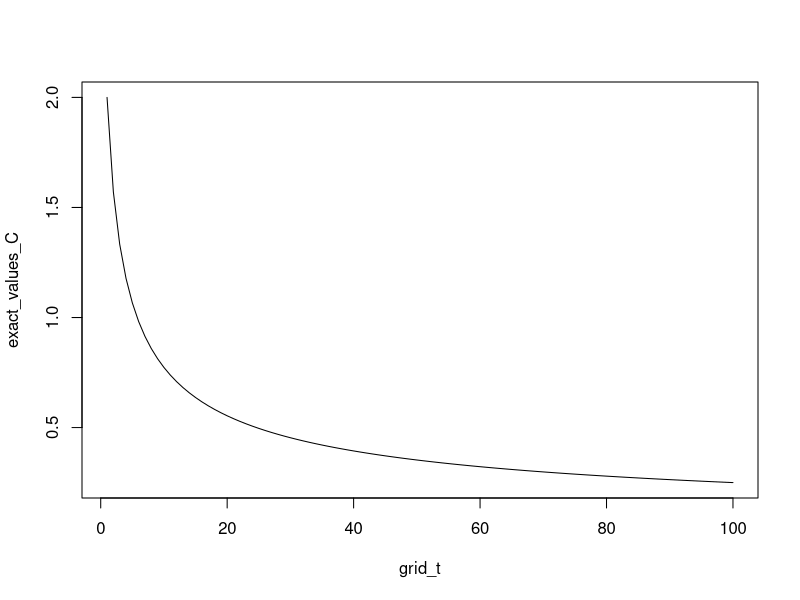
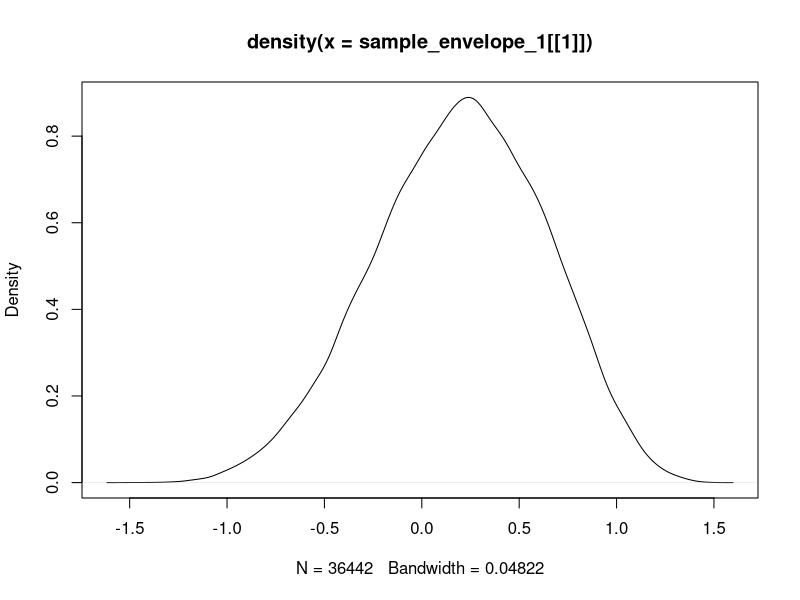
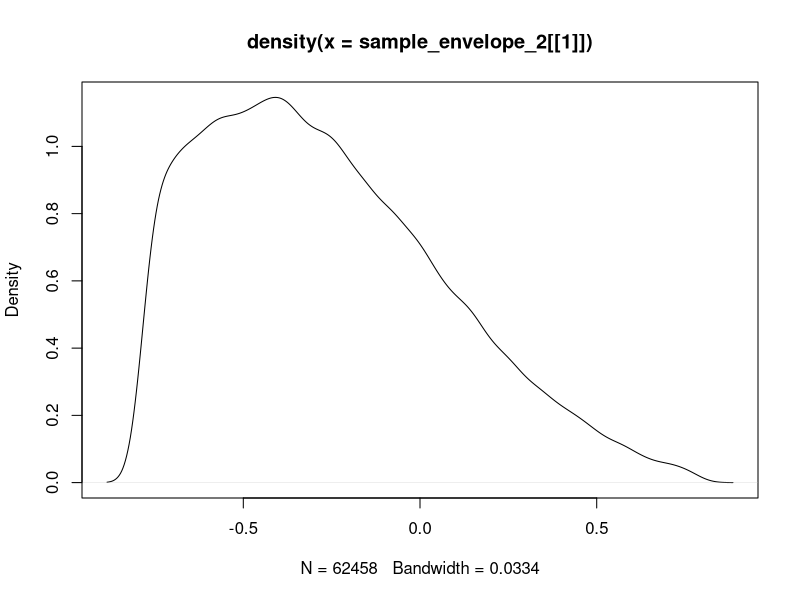
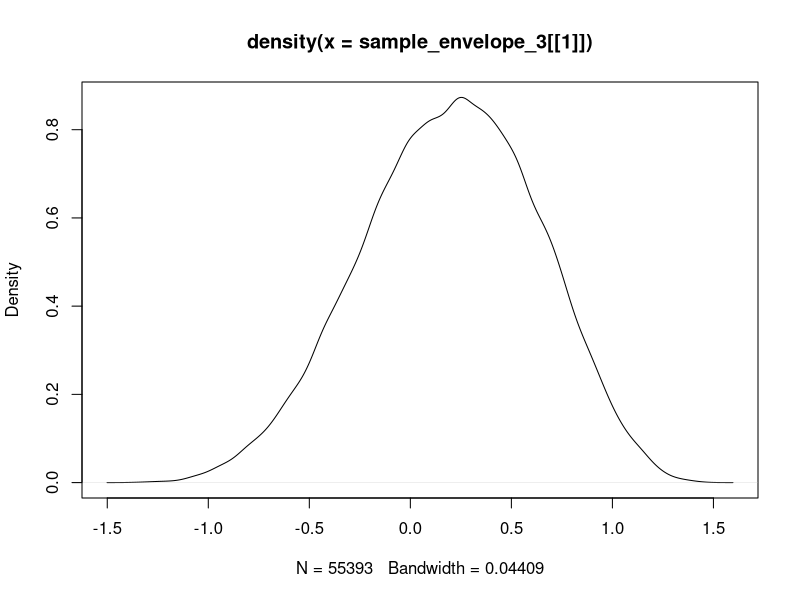
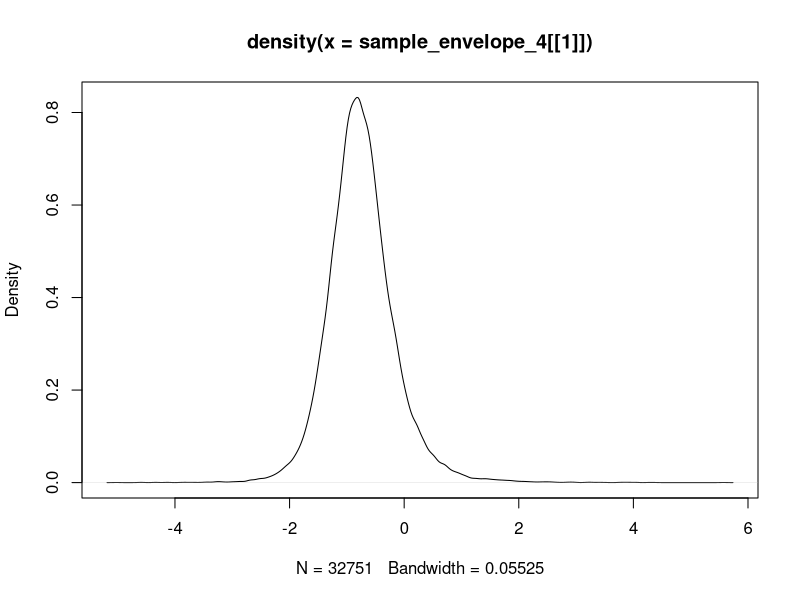
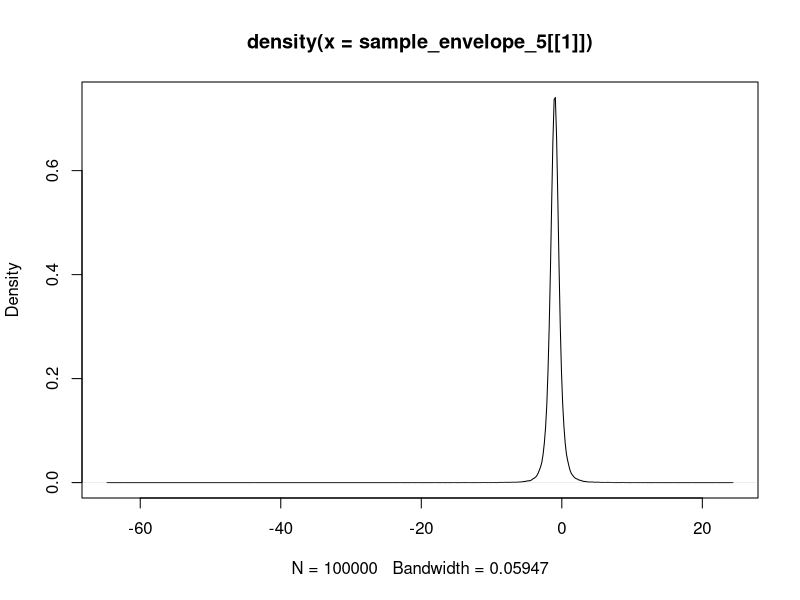

Reproduce these figures in R, in order.
## ---- chunk 1
knitr::opts_chunk$set(echo = TRUE)
## ---- chunk 2
grid_t <- 1:100

exact_formula_C <- function(t){
  (sqrt(pi) * gamma((t + 1)/2))/gamma(t/2 + 1)
}

exact_values_C <- exact_formula_C(grid_t)
plot(grid_t, exact_values_C, type = 'l')
## ---- chunk 3
n <- 10^6
## ---- chunk 4
t <- 1
u <- runif(n)
sample <- u^t*1/(cos(asin(u)))+(cos(asin(u)))^(t-1)
  
EstIntegral <- mean(sample)
  
Diff <- exact_formula_C(t) - EstIntegral
Std_Error <- sd(sample)/sqrt(n)

rbind(EstIntegral, Diff, Std_Error)
## ---- chunk 5
EstIntegral_1 <- numeric(length(grid_t))
Diff_1 <- numeric(length(grid_t))
Std_Error_1 <- numeric(length(grid_t))

for (t in grid_t){
  u <- runif(n)
  sample <- u^t*1/(cos(asin(u)))+(cos(asin(u)))^(t-1)
  
  EstIntegral_1[t] <- mean(sample)
  
  Diff_1[t] <- exact_formula_C(t) - EstIntegral_1[t]
  Std_Error_1[t] <- sd(sample)/sqrt(n)
}

rbind(mean_diff_1 = mean(Diff_1), mean_SE_1 = mean(Std_Error_1))
## ---- chunk 6
t <- 1
u <- runif(n)
sample <- (sin(acos(u)))^{t-1} + u^t*(sin(acos(u)))^{-1}
  
EstIntegral <- mean(sample)
  
Diff <- exact_formula_C(t) - EstIntegral
Std_Error <- sd(sample)/sqrt(n)

rbind(EstIntegral, Diff, Std_Error)
## ---- chunk 7
EstIntegral_4 <- numeric(length(grid_t))
Diff_4 <- numeric(length(grid_t))
Std_Error_4 <- numeric(length(grid_t))

for (t in grid_t){
  u <- runif(n)
  sample <- (sin(acos(u)))^{t-1} + u^t*(sin(acos(u)))^{-1}
  
  EstIntegral_4[t] <- mean(sample)
  
  Diff_4[t] <- exact_formula_C(t) - EstIntegral_4[t]
  Std_Error_4[t] <- sd(sample)/sqrt(n)
}

rbind(mean_diff_4 = mean(Diff_4), mean_SE_4 = mean(Std_Error_4))
## ---- chunk 8
t <- 1
u <- runif(n)
sample <- ((sin(pi/2*u))^t + (cos(pi/2*u))^t) * pi/2
  
EstIntegral <- mean(sample)
  
Diff <- exact_formula_C(t) - EstIntegral
Std_Error <- sd(sample)/sqrt(n)

rbind(EstIntegral, Diff, Std_Error)
## ---- chunk 9
EstIntegral_4 <- numeric(length(grid_t))
Diff_4 <- numeric(length(grid_t))
Std_Error_4 <- numeric(length(grid_t))

for (t in grid_t){
  u <- runif(n)
  sample <- ((sin(pi/2*u))^t + (cos(pi/2*u))^t) * pi/2
  
  EstIntegral_4[t] <- mean(sample)
  
  Diff_4[t] <- exact_formula_C(t) - EstIntegral_4[t]
  Std_Error_4[t] <- sd(sample)/sqrt(n)
}

rbind(mean_diff_4 = mean(Diff_4), mean_SE_4 = mean(Std_Error_4))
## ---- chunk 10
t<-1
u <- runif(n)
samplex <- ((sin(pi/2*u))^t + (cos(pi/2*u))^t) * pi/2
sampley <- ((sin(pi/2*(1-u)))^t + (cos(pi/2*(1-u)))^t) * pi/2

mu_antithetic<-mean((samplex+sampley)/2)
Diff <- exact_formula_C(t)-mu_antithetic

SE_antithetic<-sd(0.5*(samplex+sampley))/sqrt(2*n)
cbind(mu_antithetic, Diff, SE_antithetic)
## ---- chunk 11
f <- function(x, y) {
  r <- sqrt(x^2 + y^2)
  ifelse(r == 0, 1, sin(r) / r)  # Handle the removable singularity at (0,0)
}

result <- integrate(function(y) {
  sapply(y, function(yi) {
    integrate(function(x) f(x, yi), -1, 1)$value
  })
}, -1, 1)

# Print the result
true_integral <- result$value
true_integral
## ---- chunk 12
# install.packages('pracma')
library(pracma)

f <- function(x, y) {
  r <- sqrt(x^2 + y^2)
  ifelse(r == 0, 1, sin(r) / r) 
}

dblquad(f, -1, 1, -1, 1)
## ---- chunk 13
n <- 10^5
x <- runif(n)
y <- runif(n)
sample <- 4 * sin(sqrt(x^2 + y^2))/sqrt(x^2 + y^2)

EstIntegral <- mean(sample)
Diff <- true_integral - EstIntegral
Std_Error <- sd(sample)/sqrt(n)

rbind(EstIntegral, Diff, Std_Error)
## ---- chunk 14
m_list <- c(2, 10)
nu_list <- c(-1, 1)
lambda_list <- c(-1, 1)
alpha_list <- c(1, 10)

groups <- expand.grid(m_list, nu_list, lambda_list, alpha_list)

m <- groups$Var1
nu <- groups$Var2
lambda <- groups$Var3
alpha <- groups$Var4

# convert rows to list of vectors
group_list <- split(as.matrix(groups), LETTERS[1:nrow(groups)])
group_list
## ---- chunk 15
# m <- 2
# nu <- -1
# lambda <- -1
# alpha <- 1
## ---- chunk 16
theoretical_mean <- lambda - alpha*nu/(2*(m - 1))
theoretical_var <- alpha^2/(2*m - 3) * (1 + nu^2/(4*(m - 1)^2))
## ---- chunk 17
Q2_summary <- data.frame(m, nu, lambda, alpha, theoretical_mean, theoretical_var)
## ---- chunk 18
# Generate Y
n <- 10^5
Y <- runif(n) * pi - pi/2
## ---- chunk 19
# Generate the sample using AR
U <- runif(n)

sample_envelope_1 <- lapply(1:16, function(i) {
  m <- m[i]
  nu <- nu[i]
  
  temp <- atan(-nu / (2 * m))
  accepted_Y <- Y[U < 
    (cos(Y))^(2 * m) * exp(-nu * Y) / (cos(temp)^(2 * m) * exp(-nu * temp))]
})

plot(density(sample_envelope_1[[1]]), type = 'l')
## ---- chunk 20
# Produce X, and check mean and variance
X_envelope_1 <- lapply(1:16, function(i){tan(sample_envelope_1[[i]]) * alpha[i] + lambda[i]})
# X_envelope_1[[1]][1:10]
# sample_envelope_1[[1]][1:10]

envelop_1_empirical_mean <- unlist(lapply(1:16, function(i) mean(X_envelope_1[[i]])))
envelop_1_empirical_var <- unlist(lapply(1:16, function(i) var(X_envelope_1[[i]])))
## ---- chunk 21
# empirical rate of acceptance
envelope_1_empirical_acceptance <- unlist(lapply(1:16, function(i) length(sample_envelope_1[[i]])/10^5))
## ---- chunk 22
# add the results to the summary
library(tidyverse)
Q2_summary <- Q2_summary %>% 
  mutate(envelop_1_empirical_mean, envelop_1_empirical_var, envelope_1_empirical_acceptance)

Q2_summary
## ---- chunk 23
# Generate Y
n <- 10^5
U <- runif(n)

Y <- lapply(1:16, function(i){-0.5*log(U*(exp(-pi/2 * nu[i]) - exp(pi/2 * nu[i])) + exp(pi/2 * nu[i]))})
## ---- chunk 24
# Generate the sample using AR
U <- runif(n)

sample_envelope_2 <- lapply(1:16, function(i){
  Y[[i]][U < (cos(Y[[i]]))^{2*m[i]}]
})

plot(density(sample_envelope_2[[1]]), type = 'l')
## ---- chunk 25
# Produce X, and check mean and variance
X_envelope_2 <- lapply(1:16, function(i) tan(sample_envelope_2[[i]]) * alpha[i] + lambda[i])

envelop_2_empirical_mean <- unlist(lapply(1:16, function(i) mean(X_envelope_2[[i]])))
envelop_2_empirical_var <- unlist(lapply(1:16, function(i) var(X_envelope_2[[i]])))
## ---- chunk 26
# empirical rate of acceptance
envelope_2_empirical_acceptance <- unlist(lapply(1:16, function(i) length(sample_envelope_2[[i]])/10^5))
## ---- chunk 27
# update Q2_summary
Q2_summary <- Q2_summary %>% 
  mutate(envelop_2_empirical_mean, envelop_2_empirical_var, envelope_2_empirical_acceptance)

Q2_summary
## ---- chunk 28
# Generate Y
n <- 10^5
U <- runif(n)

Y <- asin(2*U-1)
## ---- chunk 29
# Generate the sample using AR
U <- runif(n)

temp <- atan(-nu/(2*m-1))

sample_envelope_3 <- lapply(1:16, function(i){
  temp <- temp[i]
  m <- m[i]
  nu <- nu[i]
  
  Y[U < (cos(Y)^{2*m-1}*exp(-nu*Y))/(cos(temp)^{2*m-1}*exp(-nu*temp))]
})

plot(density(sample_envelope_3[[1]]), type = 'l')
## ---- chunk 30
# Produce X, and check mean and variance
X_envelope_3 <- lapply(1:16, function(i) tan(sample_envelope_3[[i]]) * alpha[i] + lambda[i])

envelop_3_empirical_mean <- unlist(lapply(1:16, function(i) mean(X_envelope_3[[i]])))
envelop_3_empirical_var <- unlist(lapply(1:16, function(i) var(X_envelope_3[[i]])))
## ---- chunk 31
# empirical rate of acceptance
envelope_3_empirical_acceptance <- unlist(lapply(1:16, function(i) length(sample_envelope_3[[i]])/10^5))
## ---- chunk 32
# update Q2_summary
Q2_summary <- Q2_summary %>% 
  mutate(envelop_3_empirical_mean, envelop_3_empirical_var, envelope_3_empirical_acceptance)
## ---- chunk 33
# Generate Y
n <- 10^5
Y <- lapply(1:16, function(i) alpha[i] * tan(pi*runif(n) - pi/2) + lambda[i])
## ---- chunk 34
# Generate the sample using AR
U <- runif(n)

temp_1 <- lapply(1:16, function(i) (Y[[i]] - lambda[i])/alpha[i])
temp_2 <- nu/(2*(1 - m))

sample_envelope_4 <- lapply(1:16, function(i){
  Y <- Y[[i]]
  temp_1 <- temp_1[[i]]
  temp_2 <- temp_2[i]
  nu <- nu[i]
  m <- m[i]
  
  Y[U < ((1 + temp_1^2)^{-m} * exp(-nu * atan(temp_1)))/((1 + temp_2^2)^{1-m} * exp(-nu*atan(temp_2)))]
})

summary(sample_envelope_4)

plot(density(sample_envelope_4[[1]]), type = 'l')
## ---- chunk 35
# Produce X, and check mean and variance
X_envelope_4 <- sample_envelope_4

envelop_4_empirical_mean <- unlist(lapply(1:16, function(i) mean(X_envelope_4[[i]])))
envelop_4_empirical_var <- unlist(lapply(1:16, function(i) var(X_envelope_4[[i]])))
## ---- chunk 36
# empirical rate of acceptance
envelope_4_empirical_acceptance <- unlist(lapply(1:16, function(i) length(sample_envelope_4[[i]])/10^5))
## ---- chunk 37
# update summary_Q2
Q2_summary <- Q2_summary %>% 
  mutate(envelop_4_empirical_mean, envelop_4_empirical_var, envelope_4_empirical_acceptance)

colnames(Q2_summary)
## ---- chunk 38
# Generate Y
n <- 10^5
k <- 2*m - 1

Y <- lapply(1:16, function(i){
  rt(n, df = k[i]) * alpha[i]/sqrt(k[i]) + lambda[i]
})
## ---- chunk 39
# Generate the sample using AR
U <- runif(n)

sample_envelope_5 <- lapply(1:16, function(i){
  Y <- Y[[i]]
  nu <- nu[i]
  lambda <- lambda[i]
  alpha <- alpha[i]
  
  Y[U < exp(-nu*atan((Y - lambda)/alpha) - nu*pi/2)]
})

plot(density(sample_envelope_5[[1]]), type = 'l')
## ---- chunk 40
# Check mean and variance
X_envelope_5 <- sample_envelope_5

envelop_5_empirical_mean <- unlist(lapply(1:16, function(i) mean(X_envelope_5[[i]])))
envelop_5_empirical_var <- unlist(lapply(1:16, function(i) var(X_envelope_5[[i]])))
## ---- chunk 41
# empirical rate of acceptance
envelope_5_empirical_acceptance <- unlist(lapply(1:16, function(i) length(sample_envelope_5[[i]])/10^5))
## ---- chunk 42
# update summary_Q2
Q2_summary <- Q2_summary %>% 
  mutate(envelop_5_empirical_mean, envelop_5_empirical_var, envelope_5_empirical_acceptance)
## ---- chunk 43
write.csv(Q2_summary, 'Q2_summary.csv', row.names = F)
